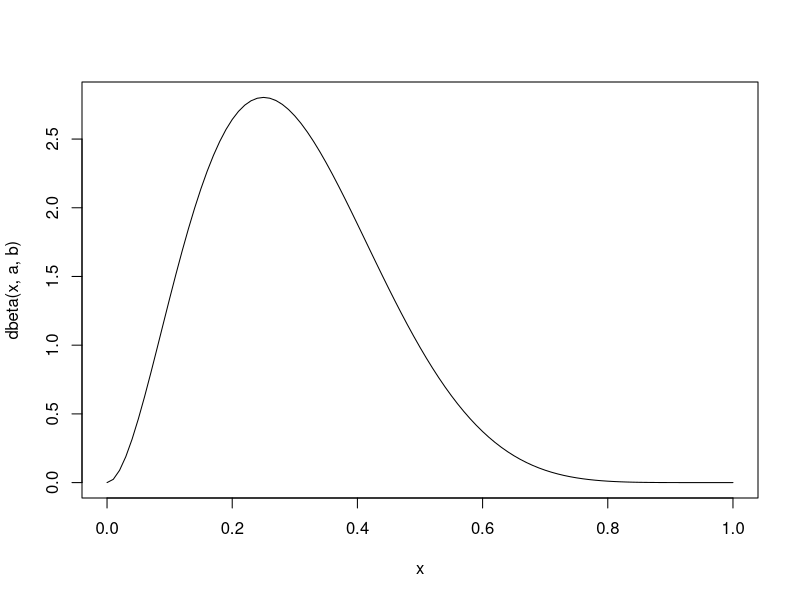
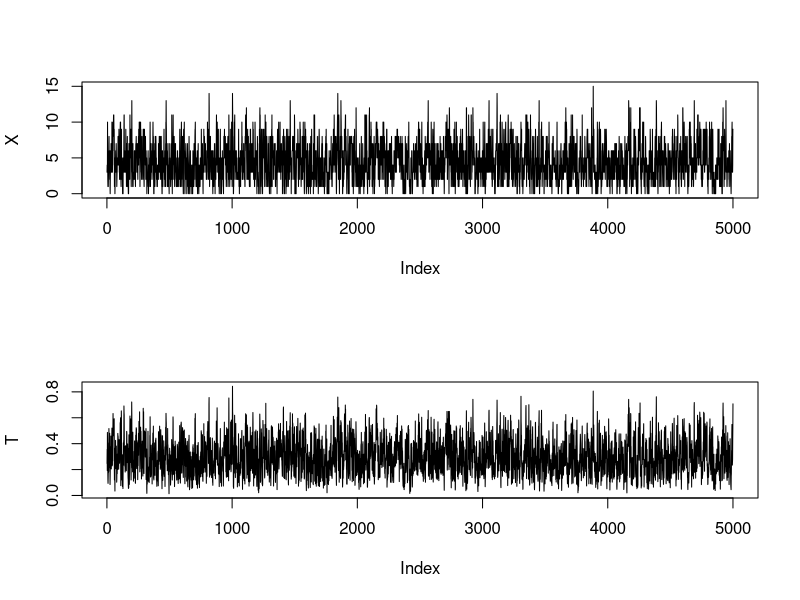
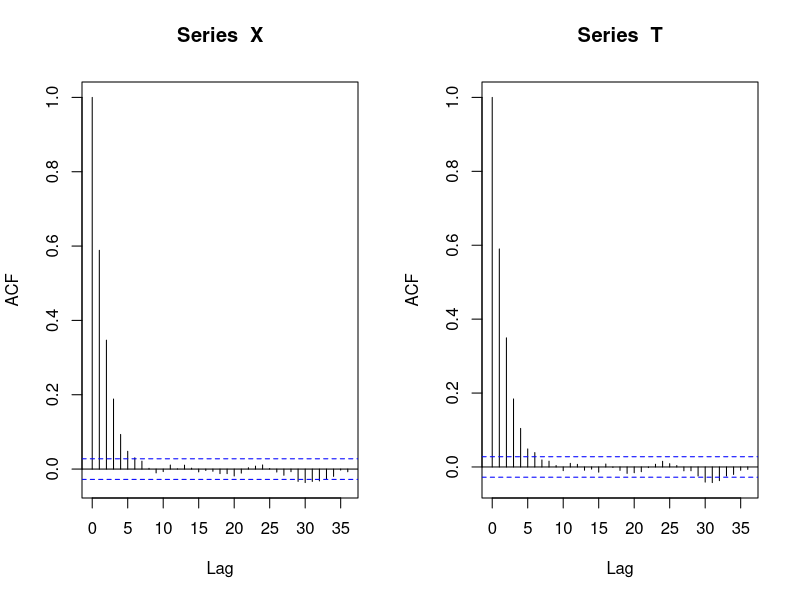
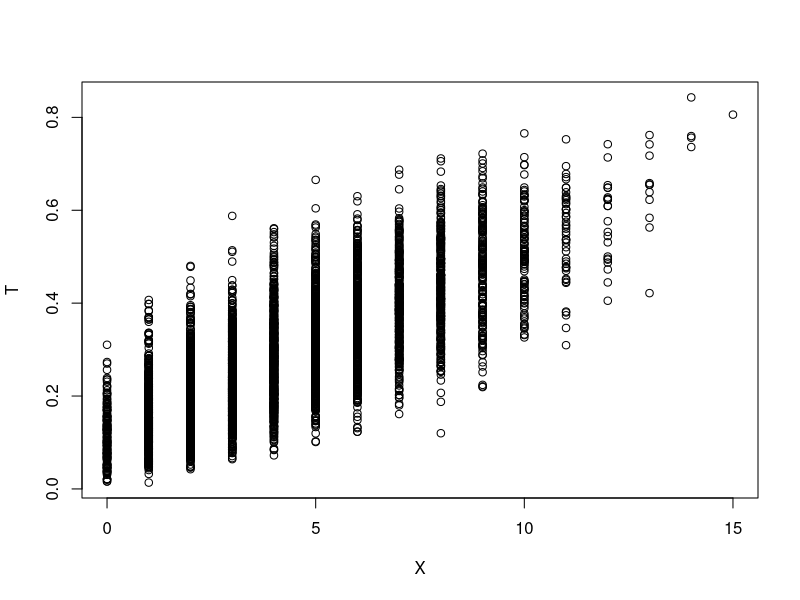
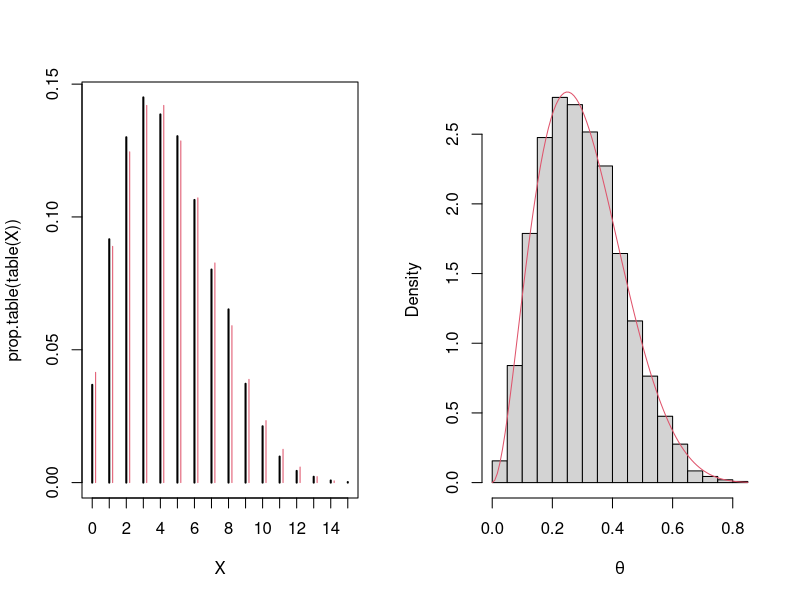
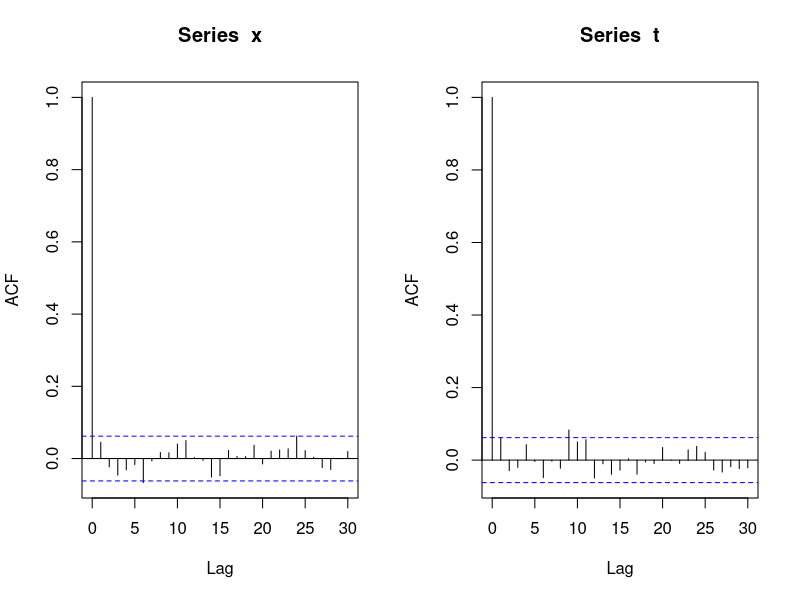
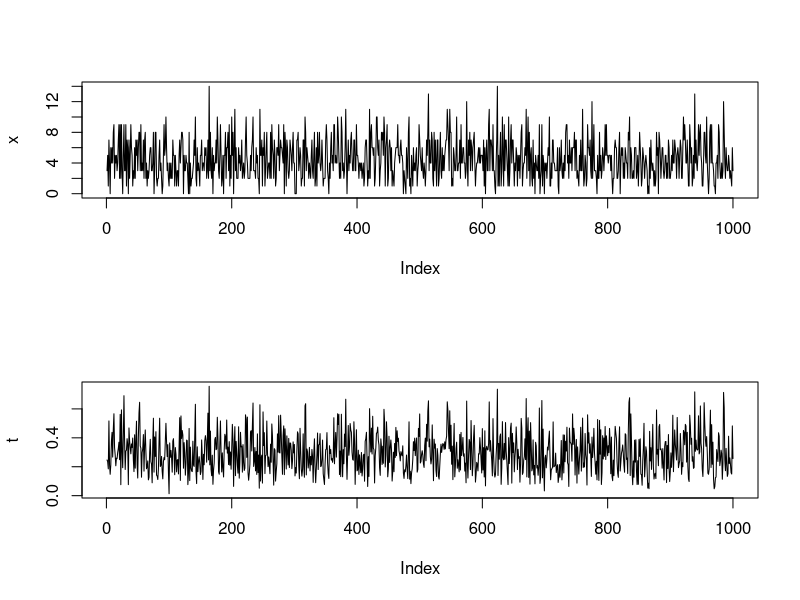
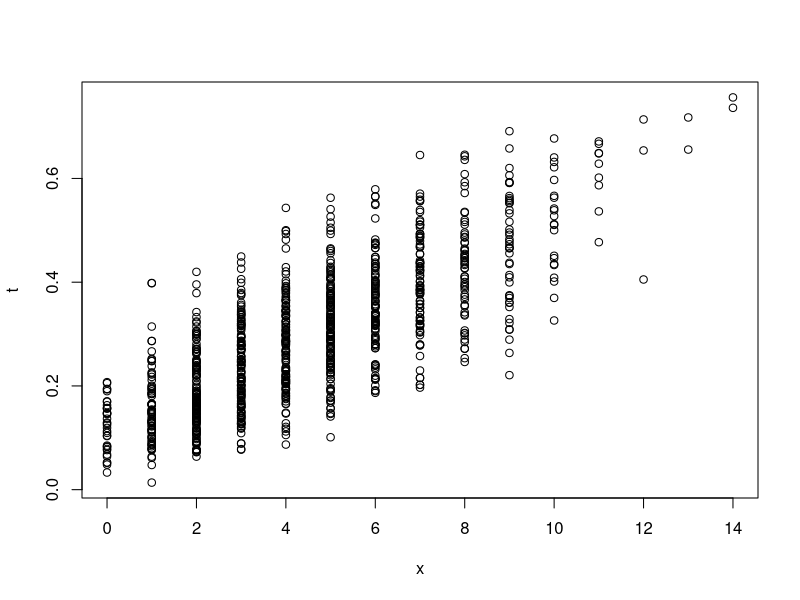

The R script that drew these images, in order: (Note: this script raises an error after producing the figures.)
##======================================================================
## Exemplo 7.2 do Casella e Robert - Beta-binomial
## X | theta ~ Bin(n, theta)
## theta ~ Beta(a, b)

## Condicionais são
## X | theta ~ Bin(n, theta)
## theta | X ~ Beta(x + a, n - x + b)

## Define constantes
N <- 5000
## Vetores para armazenar as amostras
T <- numeric(N)
X <- numeric(N)

## Aqui da para testar varios valores para ver o impacto da priori
a <- 3
b <- 7
curve(dbeta(x, a, b), from = 0, to = 1)

## Define valores
n <- 15
## Valores iniciais
T[1] <- rbeta(1, a, b)
X[1] <- rbinom(1, n, T[1])

## Amostrador de Gibbs
for (i in 2:N) {
    X[i] <- rbinom(1, n, T[i - 1])
    T[i] <- rbeta(1, X[i] + a, n - X[i] + b)
}

## Cadeias (mude os valores iniciais para ver convergencia)
par(mfrow = c(2, 1))
plot(X, type = "l")
plot(T, type = "l")
par(mfrow = c(1, 2))

## Correlacao entre os valores
acf(X)
acf(T)
par(mfrow = c(1, 1))
## Conjunta
plot(X, T)

## Integrando a conjunta em relação a theta, chega na marginal de X, que
## é uma Beta-Binomial
betabinom <- function(x, a, b, n) {
    choose(n, x) * (gamma(a + b)/(gamma(a) * gamma(b))) *
        ((gamma(x + a) * gamma(n - x + b))/
        gamma(a + b + n))
}

## Compara amostra com distribuicoes teoricas
par(mfrow = c(1, 2))
## A Beta-binomial é uma distribuição discreta
plot(prop.table(table(X)), type = "h")
points((0:14) + 0.2,
       betabinom(x = 0:14, a = a, b = b, n = n), type = "h", col = 2)
hist(T, freq = FALSE, main = "", xlab = expression(theta))
curve(dbeta(x, a, b), add = TRUE, col = 2)
par(mfrow = c(1, 1))

## Fazendo o thinning
x <- X[seq(1, length(X), 5)]
t <- T[seq(1, length(T), 5)]

## Correlacao entre os valores
par(mfrow = c(1, 2))
acf(x)
acf(t)
par(mfrow = c(2, 1))

## Cadeias (mude os valores iniciais para ver convergencia)
par(mfrow = c(2, 1))
plot(x, type = "l")
plot(t, type = "l")
par(mfrow = c(1, 1))

## Conjunta
plot(x, t)

## Compara amostra com distribuicoes teoricas
par(mfrow = c(1, 2))
## A Beta-binomial é uma distribuição discreta
plot(prop.table(table(x)), type = "h")
points((0:14) + 0.2,
       betabinom(x = 0:14, a = a, b = b, n = n), type = "h", col = 2)
hist(t, freq = FALSE, main = "", xlab = expression(theta))
curve(dbeta(x, a, b), add = TRUE, col = 2)
par(mfrow = c(1, 1))
##======================================================================

##======================================================================
## Exemplo de Rizzo, pg. 320
## Example 11.10 (Gibbs sampler: Bivariate distribution)

## Define constantes
N <- 5000
## Burnin
burn <- 1000
## Matriz para armazenar as amostras
X <- matrix(0, N, 2)

## Define parametros da Normal bivariada
rho <- -.75
mu1 <- 0
mu2 <- 2
sigma1 <- 1
sigma2 <- .5
s1 <- sqrt(1-rho^2)*sigma1
s2 <- sqrt(1-rho^2)*sigma2

## Gera a cadeia

## Valores iniciais
X[1, ] <- c(mu1, mu2)

for (i in 2:N) {
    x2 <- X[i-1, 2]
    m1 <- mu1 + rho * (x2 - mu2) * sigma1/sigma2
    X[i, 1] <- rnorm(1, m1, s1)
    x1 <- X[i, 1]
    m2 <- mu2 + rho * (x1 - mu1) * sigma2/sigma1
    X[i, 2] <- rnorm(1, m2, s2)
}

## Cadeias (mude os valores iniciais para ver convergencia)
matplot(X, type = "l")
## Correlacao entre os valores
acf(X[,1])
acf(X[,2])
## Conjunta
plot(X, main = "", xlab = bquote(X[1]),
     ylab = bquote(X[2]), ylim = range(X[, 2]))

## Descarta os primeiros 1000 valores
b <- burn + 1
x <- X[b:N, ]

matplot(x, type = "l")
## Nao elimina o problema de autocorrelacao
acf(x[,1])
acf(x[,2])
## Conjunta
plot(x, main = "", xlab = bquote(X[1]),
     ylab = bquote(X[2]), ylim = range(x[, 2]))

## Compara estatisticas
colMeans(x)
cov(x)
cor(x)
##======================================================================

##======================================================================
## Exemplo 3.4
## Y ~ N(mu, sigma^2)   com tau = sigma^{-2}
## mu ~ N(0, s^2)       com tau_0 = s^{-2}
## tau ~ Gama(a,b)

## Condicionais são
## mu | tau ~ N(m, C)
## tau | mu ~ Gama(a + n/2, b + 1/2 sum((y_i - mu)^2))
## Onde:
## m = C\bar{y}
## C = 1/(n\tau + tau_0)

## Define constantes
N <- 5000
## Burnin
burn <- 1000
## Matriz para armazenar as amostras
X <- matrix(0, N, 2)

## Simula valores
set.seed(2)
y <- rnorm(30, 0, 1)
mean(y)
var(y)

## Define parametros
ybar <- mean(y)
n <- length(y)
tau0 <- 1
## Aqui da para testar varios valores para ver o impacto da priori
a <- 2
b <- 2
curve(dgamma(x, a, b), from = 0, to = 5)

## Gera a cadeia

## Valores iniciais
X[1, ] <- c(0, 1)
for (i in 2:N) {
    tau.iter <- X[i - 1, 2]
    C <- 1/(n * tau.iter + tau0)
    m <- C * ybar
    X[i, 1] <- rnorm(1, m, sqrt(C))
    mu.iter <- X[i, 1]
    X[i, 2] <- rgamma(1, a + n/2, b + sum((y - mu.iter)^2)/2)
}

## Cadeias (mude os valores iniciais para ver convergencia)
matplot(X, type = "l")

## Correlacao entre os valores
acf(X[,1])
acf(X[,2])
## Conjunta
plot(X, main = "", xlab = bquote(X[1]),
     ylab = bquote(X[2]), ylim = range(X[, 2]))
abline(v = 0, h = 1, lty = 2, col = 2)

## Descarta os primeiros 1000 valores
burn <- burn + 1
x <- X[burn:N, ]

matplot(x, type = "l")
acf(x[,1])
acf(x[,2])
## Conjunta
plot(x, main = "", xlab = bquote(X[1]),
     ylab = bquote(X[2]), ylim = range(x[, 2]))
abline(v = 0, h = 1, lty = 2, col = 2)

## Compara estatisticas
colMeans(x)

## Compara amostra com distribuicoes teoricas
par(mfrow = c(1, 2))
hist(x[,1], freq = FALSE, main = "", xlab = expression(mu))
curve(dnorm(x, ybar/(n * 1 + tau0), sqrt(1/(n * 1 + tau0))),
      add = TRUE, col = 2)
hist(x[,2], freq = FALSE, main = "", xlab = expression(sigma^2))
curve(dgamma(x, a + n/2, b + sum((y - 0)^2)/2),
      add = TRUE, col = 2)
par(mfrow = c(1, 1))

##======================================================================

##======================================================================
## Exemplo 3.1 - Stuart Coles
## Y ~ N(mu, sigma^2)   com tau = sigma^{-2}
## mu ~ N(mu_0, s^2)    com tau_0 = s^{-2}
## tau ~ Gama(a,b)

## Condicionais são
## mu | sigma^2 ~ N(m, C)
## tau | mu ~ Gama(a + n/2, b + 1/2 sum((y_i - mu)^2))
## Onde:
## m = C \tau sum(x_i) + \mu_0 \tau_0
## C = 1/(n\tau + \tau_0)

## Define constantes
N <- 5000
## Burnin
burn <- 1000
## Matriz para armazenar as amostras
X <- matrix(0, N, 2)

## Simula valores
set.seed(2)
y <- rnorm(30, 0, 1)

## Define parametros
ysum <- sum(y)
n <- length(y)

## Prioris
mu0 <- 0
tau0 <- 1
## Aqui da para testar varios valores para ver o impacto da priori
a <- 2
b <- 2
curve(dgamma(x, a, b), from = 0, to = 5)

## Gera a cadeia

## Valores iniciais
X[1, ] <- c(0, 1)
for (i in 2:N) {
    tau.iter <- X[i - 1, 2]
    C <- 1/(n * tau.iter + tau0)
    m <- C * (tau.iter * ysum + mu0 * tau0)
    X[i, 1] <- rnorm(1, m, sqrt(C))
    mu.iter <- X[i, 1]
    X[i, 2] <- rgamma(1, a + n/2, b + sum((y - mu.iter)^2)/2)
}

## Cadeias (mude os valores iniciais para ver convergencia)
matplot(X, type = "l")

## Correlacao entre os valores
acf(X[,1])
acf(X[,2])
## Conjunta
plot(X, main = "", xlab = bquote(X[1]),
     ylab = bquote(X[2]), ylim = range(X[, 2]))
abline(v = 0, h = 1, lty = 2, col = 2)

## Descarta os primeiros 1000 valores
burn <- burn + 1
x <- X[burn:N, ]

matplot(x, type = "l")
acf(x[,1])
acf(x[,2])
## Conjunta
plot(x, main = "", xlab = bquote(X[1]),
     ylab = bquote(X[2]), ylim = range(x[, 2]))
abline(v = 0, h = 1, lty = 2, col = 2)

## Compara estatisticas
colMeans(x)

## Compara amostra com distribuicoes teoricas
par(mfrow = c(1, 2))
hist(x[,1], freq = FALSE, main = "", xlab = expression(mu))
C <- 1/(n * tau + tau0)
m <- C * (tau * ysum + mu0 * tau0)
curve(dnorm(x, m, sqrt(C)), add = TRUE, col = 2)
hist(x[,2], freq = FALSE, main = "", xlab = expression(sigma^2))
curve(dgamma(x, a + n/2, b + sum((y - 0)^2)/2),
      add = TRUE, col = 2)
par(mfrow = c(1, 1))
##======================================================================
